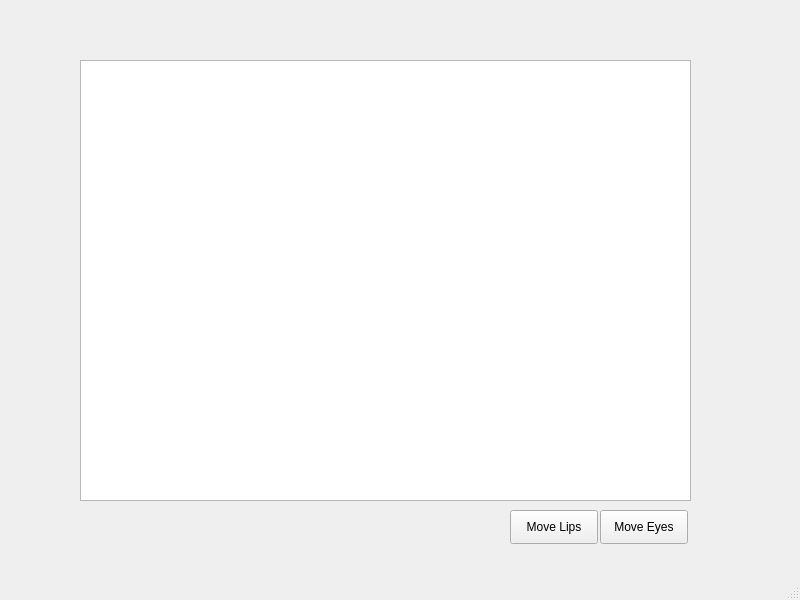
<?xml version="1.0" encoding="UTF-8"?>
<ui version="4.0">
 <class>MainWindow</class>
 <widget class="QMainWindow" name="MainWindow">
  <property name="geometry">
   <rect>
    <x>0</x>
    <y>0</y>
    <width>800</width>
    <height>600</height>
   </rect>
  </property>
  <property name="windowTitle">
   <string>MainWindow</string>
  </property>
  <widget class="QWidget" name="centralwidget">
   <widget class="QGraphicsView" name="graphicsView">
    <property name="geometry">
     <rect>
      <x>80</x>
      <y>60</y>
      <width>611</width>
      <height>441</height>
     </rect>
    </property>
   </widget>
   <widget class="QPushButton" name="pushButton">
    <property name="geometry">
     <rect>
      <x>600</x>
      <y>510</y>
      <width>88</width>
      <height>34</height>
     </rect>
    </property>
    <property name="text">
     <string>Move Eyes</string>
    </property>
   </widget>
   <widget class="QPushButton" name="pushButton_2">
    <property name="geometry">
     <rect>
      <x>510</x>
      <y>510</y>
      <width>88</width>
      <height>34</height>
     </rect>
    </property>
    <property name="text">
     <string>Move Lips</string>
    </property>
   </widget>
  </widget>
  <widget class="QMenuBar" name="menubar">
   <property name="geometry">
    <rect>
     <x>0</x>
     <y>0</y>
     <width>800</width>
     <height>30</height>
    </rect>
   </property>
  </widget>
  <widget class="QStatusBar" name="statusbar"/>
 </widget>
 <resources/>
 <connections/>
</ui>
